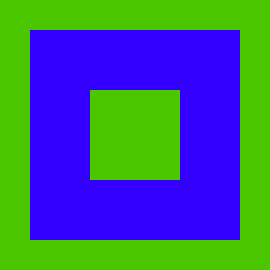

A 2D game scene composited from a Tiled map and its tileset images. What follows is a short description and the map's XML, with every tile layer's data as written:
An orthogonal 9x9 tile map with 30x30 px tiles, 2 tile layers (ground, wall).

<map version="1.10" tiledversion="1.10.1" orientation="orthogonal" renderorder="left-up" width="9" height="9" tilewidth="30" tileheight="30" infinite="0" nextlayerid="3" nextobjectid="1">
 <editorsettings>
  <export target="test.json" format="json" />
 </editorsettings>
 <tileset firstgid="1" name="test-tiled-set" tilewidth="30" tileheight="30" tilecount="3" columns="3">
  <image source="test-tiled-set.png" width="90" height="30" />
  <tile id="1">
   <properties>
    <property name="collision" type="bool" value="true" />
   </properties>
  </tile>
 </tileset>
 <layer id="1" name="ground" width="9" height="9">
  <data encoding="csv">
3,3,3,3,3,3,3,3,3,
3,3,3,3,3,3,3,3,3,
3,3,3,3,3,3,3,3,3,
3,3,3,3,3,3,3,3,3,
3,3,3,3,3,3,3,3,3,
3,3,3,3,3,3,3,3,3,
3,3,3,3,3,3,3,3,3,
3,3,3,3,3,3,3,3,3,
3,3,3,3,3,3,3,3,3
</data>
 </layer>
 <layer id="2" name="wall" width="9" height="9">
  <properties>
   <property name="collision" type="bool" value="true" />
  </properties>
  <data encoding="csv">
2,2,2,2,2,2,2,2,2,
2,0,0,0,0,0,0,0,2,
2,0,0,0,0,0,0,0,2,
2,0,0,2,2,2,0,0,2,
2,0,0,2,2,2,0,0,2,
2,0,0,2,2,2,0,0,2,
2,0,0,0,0,0,0,0,2,
2,0,0,0,0,0,0,0,2,
2,2,2,2,2,2,2,2,2
</data>
 </layer>
</map>
